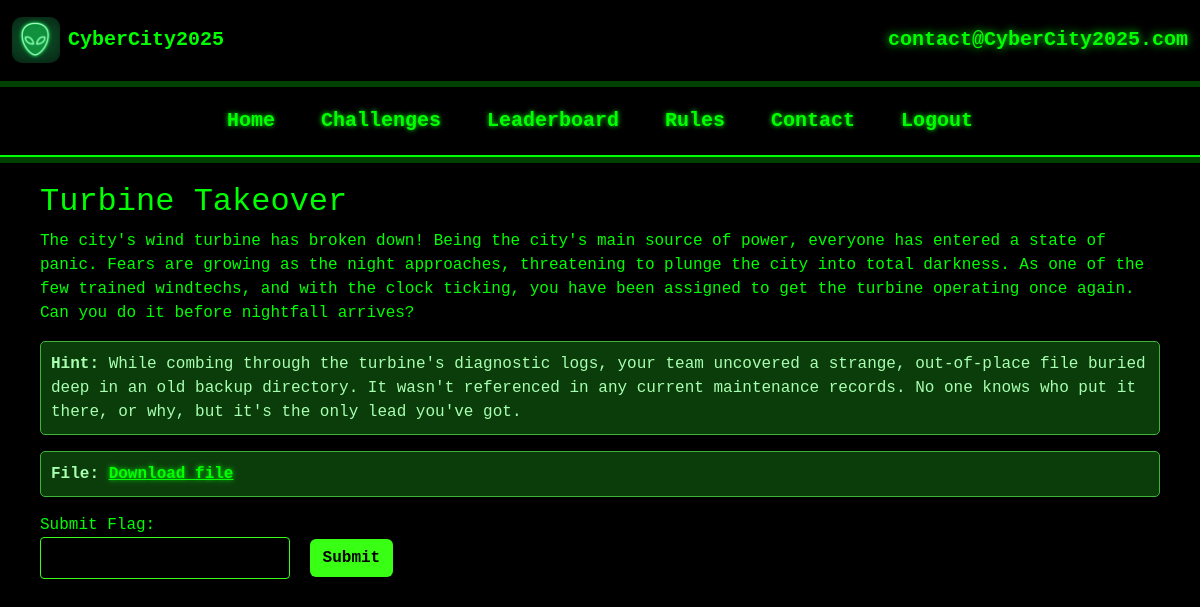
The app's page /challenge/2 (signed in) with its own data.
### models.py (models this page shows)
class Challenge(db.Model):
    id = db.Column(db.Integer, primary_key=True)
    challengeTitle = db.Column(db.String(255))
    description = db.Column(db.Text)
    hint = db.Column(db.Text)
    flag = db.Column(db.String(255))
    points = db.Column(db.Integer, default=100)
    file_url = db.Column(db.String(255))

### app.py (the view, shortened to what this page needs)
@app.route("/challenge/<int:challenge_id>", methods=["GET", "POST"])
@login_required
def challenge_page(challenge_id):
    challenge = Challenge.query.get_or_404(challenge_id)
    message = None
    already_done = ChallengeCompletion.query.filter_by(
        user_id=current_user.id, challenge_id=challenge.id
    ).first()
    return render_template("challenge.html", challenge=challenge, message=message, user=current_user)

### models.py (called while the page is built)
@login.user_loader
def load_user(id):
    return User.query.get(int(id))

    def is_admin(self):
        if self.user_level == 2:
            return True
        else:
            return False

### templates/challenge.html (shortened to what this page needs)
{% extends "base.html" %}
{% block rowOneContent %}
<h2>{{ challenge.challengeTitle }}</h2>
<p>{{ challenge.description }}</p>
{% if challenge.hint %}
  <div class="alert-green-black" style="padding: 10px; margin-bottom: 15px; border-radius: 5px;">
    <strong>Hint:</strong> {{ challenge.hint }}
  </div>
{% endif %}
{% if challenge.file_url %}
<div class="alert-green-black" style="padding: 10px; border-radius: 5px; margin-bottom: 15px;">
  <strong>File:</strong>
  <a href="{{ challenge.file_url }}" target="_blank" rel="noopener noreferrer" style="color: #00FF00; text-shadow: 0 0 5px #00ff00;">
    Download file
  </a>
</div>
{% endif %}
<form method="POST" action="{{ url_for('challenge_page', challenge_id=challenge.id) }}" style="margin-top: 1em;">
  <label for="flag">Submit Flag:</label><br>
  <input
    type="text"
    id="flag"
    name="flag"
    required
    style="padding: 8px; width: 250px; border-radius: 4px; border: 1px solid #39ff14; background-color: #000; color: #39ff14;"
  >
  <button
    type="submit"
    class="btn"
    style="margin-left: 10px; background-color: #39ff14; color: black; font-weight: bold;"
  >
    Submit
  </button>
</form>
{% endblock %}

### static/site.css (style rules this page uses)
body { background-color: #000000; color: #00FF00; font-family: 'Courier New', Courier, monospace; margin: 0; padding: 0; }
h1, h2, h3, p, ul, li { color: #00FF00; }
a { color: #00FF00; text-decoration: none; font-weight: 600; }
.alert-green-black { background-color: #0b3d0b; color: #a8ffb0; border: 1px solid #3db53d; padding: 15px; border-radius: 6px; margin-top: 1em; }
.alert-green-black a { color: #c4ffc4; font-weight: bold; text-decoration: underline; }

### records on screen
Challenge: challengeTitle "Turbine Takeover", description "The city's wind turbine has broken down! Being the city's main source of power, everyone has entered a state of panic. Fears are growing as the night approaches, threatening to plunge the city into total darkness. As one of the few trained windtechs, and with the clock ticking, you have been assigned to get the turbine operating once again. Can you do it before nightfall arrives?", hint "While combing through the turbine's diagnostic logs, your team uncovered a strange, out-of-place file buried deep in an old backup directory. It wasn't referenced in any current maintenance records. No one knows who put it there, or why, but it's the only lead you've got."
